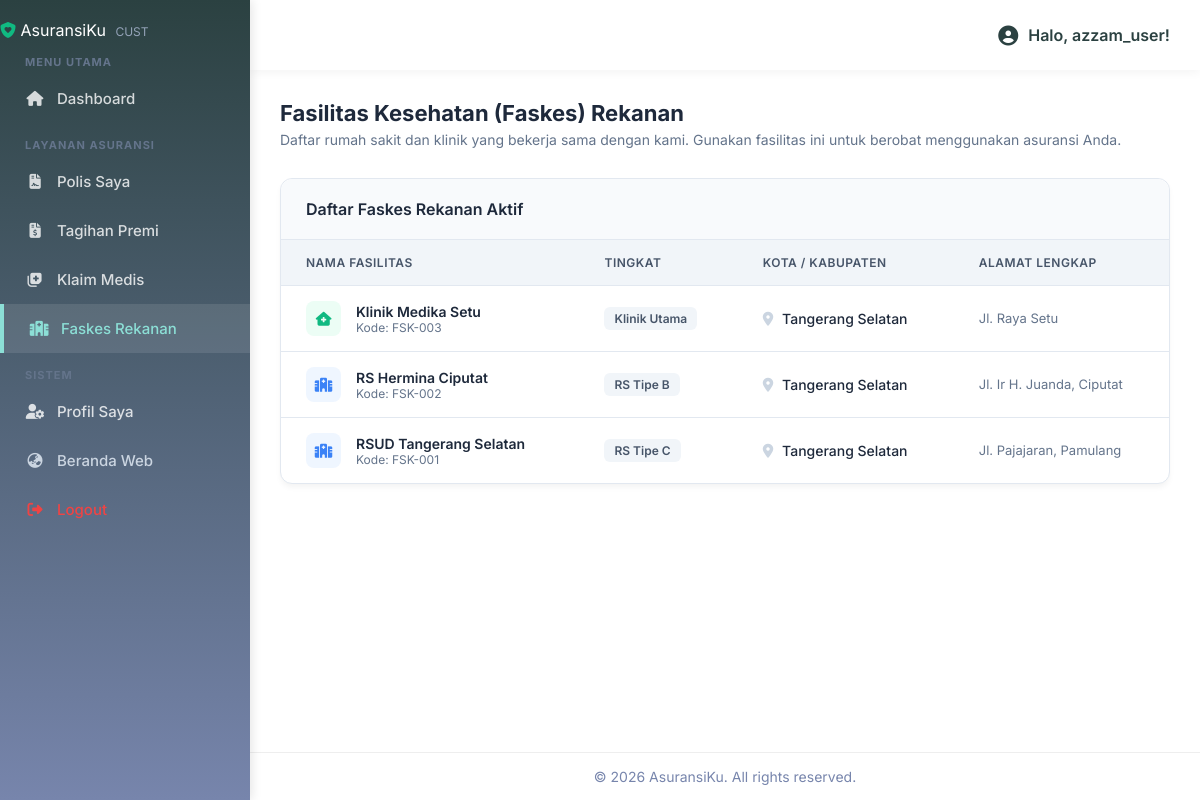
The app's page /customer/faskes/index.php (signed in) with its own data.
### tables this page shows
CREATE TABLE faskes (
    id_faskes INT AUTO_INCREMENT PRIMARY KEY,
    kode_faskes VARCHAR(20) UNIQUE NOT NULL,
    nama_faskes VARCHAR(150) NOT NULL,
    tingkat_faskes ENUM('Klinik Pratama', 'Klinik Utama', 'RS Tipe A', 'RS Tipe B', 'RS Tipe C') NOT NULL,
    alamat TEXT NOT NULL,
    kota VARCHAR(100) NOT NULL,
    status_kerjasama ENUM('Aktif', 'Putus Kontrak') DEFAULT 'Aktif'
);

### customer/faskes/index.php (the view, shortened to what this page needs)
<?php
    require_once __DIR__ . "/../../layouts/customer/header.php";
?>
<div style="margin-bottom: 30px;">
    <h2 style="margin: 0 0 5px 0; color: #1e293b; font-size: 22px;">Fasilitas Kesehatan (Faskes) Rekanan</h2>
    <p style="margin: 0; color: #64748b; font-size: 14px;">Daftar rumah sakit dan klinik yang bekerja sama dengan kami. Gunakan fasilitas ini untuk berobat menggunakan asuransi Anda.</p>
</div>
<?php
    $stmt = $conn->prepare("
        SELECT
            kode_faskes, nama_faskes, tingkat_faskes, alamat, kota
        FROM faskes
        WHERE status_kerjasama = 'Aktif'
        ORDER BY kota ASC, nama_faskes ASC
    ");
    $stmt->execute();
    $faskes_list = $stmt->fetchAll();
    if (count($faskes_list) > 0) {
?>
<div class="admin-card">
    <div class="admin-card-header">
        <h3>Daftar Faskes Rekanan Aktif</h3>
    </div>
    <div class="admin-card-body" style="overflow-x: auto;">
        <table class="admin-table">
            <thead>
                <tr>
                    <th>Nama Fasilitas</th>
                    <th>Tingkat</th>
                    <th>Kota / Kabupaten</th>
                    <th>Alamat Lengkap</th>
                </tr>
            </thead>
            <tbody>
                <?php foreach ($faskes_list as $faskes):
                    $icon = 'fa-hospital';
                    $icon_bg = '#eff6ff';
                    $icon_color = '#3b82f6';
                    if (strpos($faskes['tingkat_faskes'], 'Klinik') !== false) {
                        $icon = 'fa-house-medical';
                        $icon_bg = '#ecfdf5';
                        $icon_color = '#10b981';
                    }
                ?>
                <tr>
                    <td style="font-weight: 600; color: #1e293b;">
                        <div style="display: flex; align-items: center;">
                            <div style="width: 35px; height: 35px; border-radius: 8px; background: <?php echo $icon_bg; ?>; color: <?php echo $icon_color; ?>; display: flex; align-items: center; justify-content: center; margin-right: 15px;">
                                <i class="fa-solid <?php echo $icon; ?>"></i>
                            </div>
                            <div>
                                <?php echo htmlspecialchars($faskes['nama_faskes']); ?>
                                <div style="font-size: 12px; color: #64748b; font-weight: normal;">Kode: <?php echo htmlspecialchars($faskes['kode_faskes']); ?></div>
                            </div>
                        </div>
                    </td>
                    <td>
                        <span style="display: inline-block; background: #f1f5f9; color: #475569; padding: 4px 10px; border-radius: 6px; font-size: 12px; font-weight: 600;">
                            <?php echo htmlspecialchars($faskes['tingkat_faskes']); ?>
                        </span>
                    </td>
                    <td style="font-weight: 500; color: #1e293b;">
                        <i class="fa-solid fa-location-dot" style="color: #cbd5e1; margin-right: 5px;"></i> <?php echo htmlspecialchars($faskes['kota']); ?>
                    </td>
                    <td style="font-size: 13px; color: #64748b; max-width: 300px; line-height: 1.5;">
                        <?php echo htmlspecialchars($faskes['alamat']); ?>
                    </td>
                </tr>
                <?php endforeach; ?>
            </tbody>
        </table>
    </div>
</div>
<?php
    }
?>
<?php require_once __DIR__ . "/../../layouts/customer/footer.php"; ?>

### layouts/css/style.css (style rules this page uses)
:root { --color-dark: #2B4141; --color-light: #F7EBEC; --color-aqua: #8CDFD6; --color-blue: #7785AC; --color-slate: #6D72C3; --font-main: 'Inter', sans-serif; }
* { box-sizing: border-box; margin: 0; padding: 0; }
body { font-family: var(--font-main); background-color: var(--color-light); color: var(--color-dark); min-height: 100vh; display: flex; flex-direction: column; overflow-x: hidden; }
:root { --color-surface: #ffffff; --color-border-light: #e2e8f0; --shadow-sm: 0 1px 2px 0 rgba(0, 0, 0, 0.05); --shadow-lg: 0 10px 15px -3px rgba(0, 0, 0, 0.1), 0 4px 6px -2px rgba(0, 0, 0, 0.05); --radius-full: 9999px; --radius-xl: 0.75rem; --radius-2xl: 1rem; --space-1: 0.25rem; --space-2: 0.5rem; --space-4: 1rem; --space-6: 1.5rem; --space-8: 2rem; --text-xs: 0.75rem; --text-sm: 0.875rem; --text-base: 1rem; --text-lg: 1.125rem; --text-2xl: 1.5rem; --text-3xl: 1.875rem; --font-semibold: 600; --font-bold: 700; --color-primary-50: #eff6ff; --color-primary-200: #bfdbfe; --color-primary-gradient: linear-gradient(135deg, var(--color-blue, #2563eb) 0%, var(--color-aqua, #06b6d4) 100%); --color-info-bg: #e0f2fe; --color-success: #10b981; --color-success-bg: #d1fae5; --color-warning: #f59e0b; --color-danger: #ef4444; --color-text: #1e293b; --color-text-secondary: #475569; --color-text-muted: #94a3b8; --color-white: #ffffff; --transition-base: all 0.3s ease; --transition-fast: all 0.15s ease; }
.admin-card { background: #ffffff; border-radius: 12px; border: 1px solid var(--color-border-light); box-shadow: 0 4px 6px -1px rgba(0,0,0,0.05); margin-bottom: 25px; display: flex; flex-direction: column; }
.admin-card-header { padding: 20px 25px; border-bottom: 1px solid var(--color-border-light); display: flex; justify-content: space-between; align-items: center; background: #f8fafc; border-top-left-radius: 12px; border-top-right-radius: 12px; }
.admin-card-header h3 { margin: 0; font-size: 16px; font-weight: 600; color: #1e293b; }
.admin-card-body { padding: 0; flex: 1; }
.admin-table { width: 100%; border-collapse: collapse; }
.admin-table th, .admin-table td { padding: 15px 25px; text-align: left; border-bottom: 1px solid #e2e8f0; font-size: 14px; }
.admin-table th { background: #f1f5f9; font-weight: 600; color: #475569; text-transform: uppercase; font-size: 12px; letter-spacing: 0.5px; }
.admin-table tr:last-child td { border-bottom: none; }

### records on screen
faskes: nama_faskes "Klinik Medika Setu", kode_faskes "FSK-003", tingkat_faskes "Klinik Utama", kota "Tangerang Selatan", alamat "Jl. Raya Setu"
faskes: nama_faskes "RS Hermina Ciputat", kode_faskes "FSK-002", tingkat_faskes "RS Tipe B", kota "Tangerang Selatan", alamat "Jl. Ir H. Juanda, Ciputat"
faskes: nama_faskes "RSUD Tangerang Selatan", kode_faskes "FSK-001", tingkat_faskes "RS Tipe C", kota "Tangerang Selatan", alamat "Jl. Pajajaran, Pamulang"

### other values on screen
$_SESSION['username'] "azzam_user"
